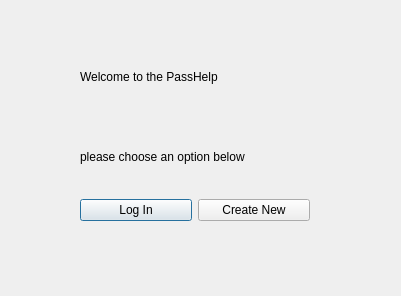
<?xml version="1.0" encoding="UTF-8"?>
<ui version="4.0">
 <class>start</class>
 <widget class="QDialog" name="start">
  <property name="geometry">
   <rect>
    <x>0</x>
    <y>0</y>
    <width>401</width>
    <height>296</height>
   </rect>
  </property>
  <property name="windowTitle">
   <string>Dialog</string>
  </property>
  <widget class="QWidget" name="">
   <property name="geometry">
    <rect>
     <x>80</x>
     <y>40</y>
     <width>230</width>
     <height>181</height>
    </rect>
   </property>
   <layout class="QVBoxLayout" name="verticalLayout_2">
    <item>
     <layout class="QVBoxLayout" name="verticalLayout_3">
      <item>
       <layout class="QVBoxLayout" name="verticalLayout">
        <item>
         <widget class="QLabel" name="label">
          <property name="text">
           <string>Welcome to the PassHelp </string>
          </property>
         </widget>
        </item>
        <item>
         <widget class="QLabel" name="label_2">
          <property name="text">
           <string>please choose an option below</string>
          </property>
         </widget>
        </item>
       </layout>
      </item>
     </layout>
    </item>
    <item>
     <layout class="QHBoxLayout" name="horizontalLayout">
      <item>
       <widget class="QPushButton" name="logButton">
        <property name="text">
         <string>Log In</string>
        </property>
       </widget>
      </item>
      <item>
       <widget class="QPushButton" name="createButton">
        <property name="text">
         <string>Create New</string>
        </property>
       </widget>
      </item>
     </layout>
    </item>
   </layout>
  </widget>
 </widget>
 <resources/>
 <connections/>
</ui>
